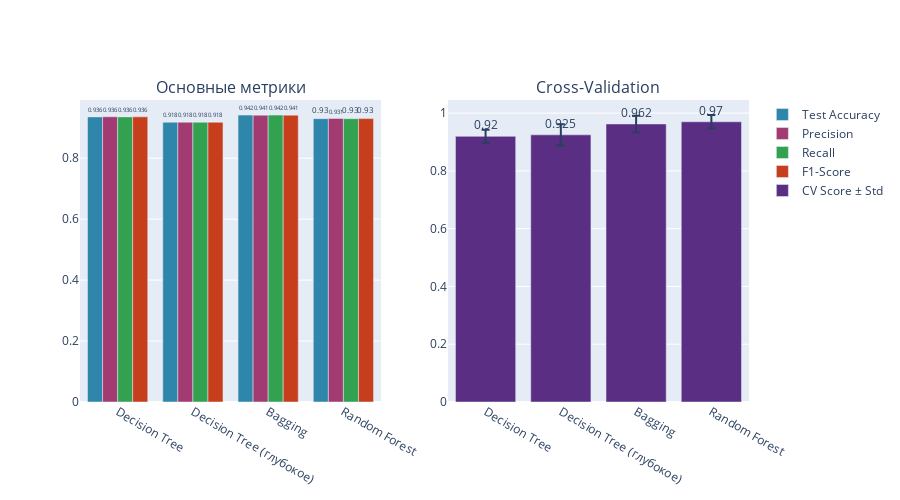
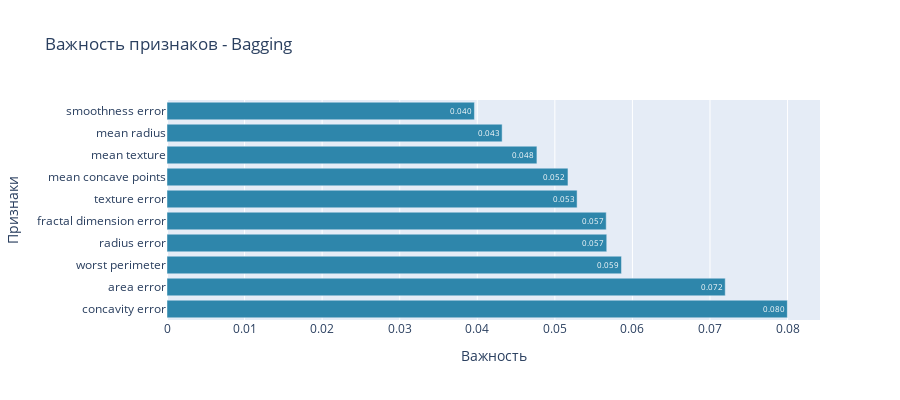
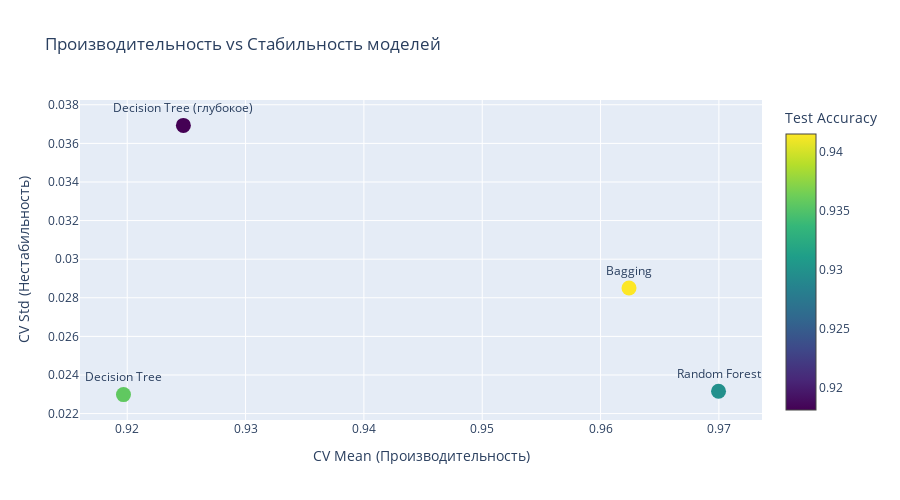

Notebook code cell kept with these figures, in order:
### Code cell
# Комплексный анализ результатов
print_model_summary(results_df)

# Создаем основные визуализации
fig_metrics = create_metrics_chart(results_df)
fig_metrics.show()

# Анализ важности признаков для лучшей модели
best_model_name = results_df.loc[results_df['Test Accuracy'].idxmax()]['Модель']
best_model_obj = models[best_model_name]

fig_importance = create_importance_chart(best_model_obj, feature_names, 
                                       f"Важность признаков - {best_model_name}")
if fig_importance:
    fig_importance.show()

# Дополнительный анализ производительности vs стабильности
fig_scatter = go.Figure()

fig_scatter.add_trace(
    go.Scatter(x=results_df['CV Mean'], 
               y=results_df['CV Std'],
               mode='markers+text',
               text=results_df['Модель'],
               textposition='top center',
               marker=dict(
                   size=15,
                   color=results_df['Test Accuracy'],
                   colorscale='Viridis',
                   showscale=True,
                   colorbar=dict(title="Test Accuracy")
               ),
               name='Модели')
)

fig_scatter.update_layout(
    title='Производительность vs Стабильность моделей',
    xaxis_title='CV Mean (Производительность)',
    yaxis_title='CV Std (Нестабильность)',
    height=500
)

fig_scatter.show()

### Figure 1 — Plotly figure (JSON) as saved in the notebook; plotly's stock layout.template omitted (floating-point values rounded to 4 significant figures)
{"data": [{"marker": {"color": "#2E86AB"}, "name": "Test Accuracy", "text": [0.936, 0.918, 0.942, 0.93], "textposition": "outside", "type": "bar", "x": ["Decision Tree", "Decision Tree (глубокое)", "Bagging", "Random Forest"], "xaxis": "x", "y": [0.9357, 0.9181, 0.9415, 0.9298], "yaxis": "y"}, {"marker": {"color": "#A23B72"}, "name": "Precision", "text": [0.936, 0.918, 0.941, 0.931], "textposition": "outside", "type": "bar", "x": ["Decision Tree", "Decision Tree (глубокое)", "Bagging", "Random Forest"], "xaxis": "x", "y": [0.9359, 0.9181, 0.9414, 0.9305], "yaxis": "y"}, {"marker": {"color": "#32A251"}, "name": "Recall", "text": [0.936, 0.918, 0.942, 0.93], "textposition": "outside", "type": "bar", "x": ["Decision Tree", "Decision Tree (глубокое)", "Bagging", "Random Forest"], "xaxis": "x", "y": [0.9357, 0.9181, 0.9415, 0.9298], "yaxis": "y"}, {"marker": {"color": "#C73E1D"}, "name": "F1-Score", "text": [0.936, 0.918, 0.941, 0.93], "textposition": "outside", "type": "bar", "x": ["Decision Tree", "Decision Tree (глубокое)", "Bagging", "Random Forest"], "xaxis": "x", "y": [0.9358, 0.9181, 0.9413, 0.93], "yaxis": "y"}, {"error_y": {"array": [0.02298, 0.03693, 0.02851, 0.02316], "type": "data"}, "marker": {"color": "#592E83"}, "name": "CV Score ± Std", "text": [0.92, 0.925, 0.962, 0.97], "textposition": "outside", "type": "bar", "x": ["Decision Tree", "Decision Tree (глубокое)", "Bagging", "Random Forest"], "xaxis": "x2", "y": [0.9197, 0.9247, 0.9624, 0.97], "yaxis": "y2"}], "layout": {"annotations": [{"font": {"size": 16}, "showarrow": false, "text": "Основные метрики", "x": 0.225, "xanchor": "center", "xref": "paper", "y": 1, "yanchor": "bottom", "yref": "paper"}, {"font": {"size": 16}, "showarrow": false, "text": "Cross-Validation", "x": 0.775, "xanchor": "center", "xref": "paper", "y": 1, "yanchor": "bottom", "yref": "paper"}], "height": 500, "showlegend": true, "xaxis": {"anchor": "y", "domain": [0, 0.45]}, "xaxis2": {"anchor": "y2", "domain": [0.55, 1]}, "yaxis": {"anchor": "x", "domain": [0, 1]}, "yaxis2": {"anchor": "x2", "domain": [0, 1]}}}

### Figure 2 — Plotly figure (JSON) as saved in the notebook; plotly's stock layout.template omitted (floating-point values rounded to 4 significant figures)
{"data": [{"marker": {"color": "#2E86AB"}, "orientation": "h", "text": ["0.080", "0.072", "0.059", "0.057", "0.057", "0.053", "0.052", "0.048", "0.043", "0.040"], "textposition": "auto", "type": "bar", "x": [0.07997, 0.07197, 0.05859, 0.05669, 0.05662, 0.05287, 0.05169, 0.04769, 0.0432, 0.03963], "y": ["concavity error", "area error", "worst perimeter", "radius error", "fractal dimension error", "texture error", "mean concave points", "mean texture", "mean radius", "smoothness error"]}], "layout": {"height": 400, "title": {"text": "Важность признаков - Bagging"}, "xaxis": {"title": {"text": "Важность"}}, "yaxis": {"title": {"text": "Признаки"}}}}

### Figure 3 — Plotly figure (JSON) as saved in the notebook; plotly's stock layout.template omitted (floating-point values rounded to 4 significant figures)
{"data": [{"marker": {"color": [0.9357, 0.9181, 0.9415, 0.9298], "colorbar": {"title": {"text": "Test Accuracy"}}, "colorscale": [[0, "#440154"], [0.1111, "#482878"], [0.2222, "#3e4989"], [0.3333, "#31688e"], [0.4444, "#26828e"], [0.5556, "#1f9e89"], [0.6667, "#35b779"], [0.7778, "#6ece58"], [0.8889, "#b5de2b"], [1, "#fde725"]], "showscale": true, "size": 15}, "mode": "markers+text", "name": "Модели", "text": ["Decision Tree", "Decision Tree (глубокое)", "Bagging", "Random Forest"], "textposition": "top center", "type": "scatter", "x": [0.9197, 0.9247, 0.9624, 0.97], "y": [0.02298, 0.03693, 0.02851, 0.02316]}], "layout": {"height": 500, "title": {"text": "Производительность vs Стабильность моделей"}, "xaxis": {"title": {"text": "CV Mean (Производительность)"}}, "yaxis": {"title": {"text": "CV Std (Нестабильность)"}}}}
